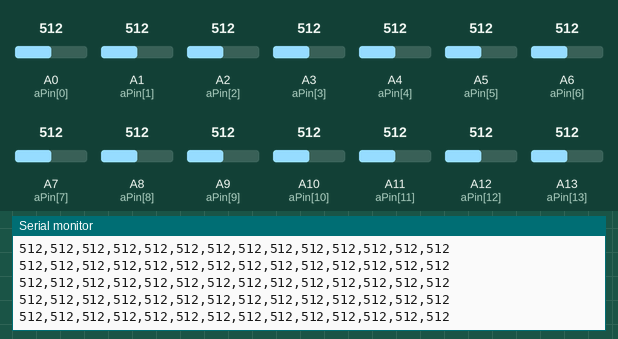
Recording of a sketch running on a simulated Arduino Mega 2560, built with avr-gcc and run on an emulated ATmega2560. On the bench: the last lines printed to the serial monitor. Inputs (shaded band) come from the test bench; at power-on: A0 (aPin[0]) = 512, A1 (aPin[1]) = 512, A2 (aPin[2]) = 512, A3 (aPin[3]) = 512, A4 (aPin[4]) = 512, A5 (aPin[5]) = 512, A6 (aPin[6]) = 512, A7 (aPin[7]) = 512, A8 (aPin[8]) = 512, A9 (aPin[9]) = 512, A10 (aPin[10]) = 512, A11 (aPin[11]) = 512, A12 (aPin[12]) = 512, A13 (aPin[13]) = 512.

Above: at 1.2 s.
1.3 s: A0 (aPin[0]) set to 104
At 1.43 s:
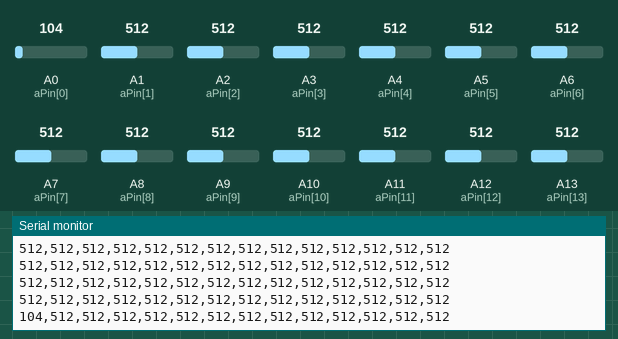
4.3 s: A0 (aPin[0]) set to 92
At 4.33 s:
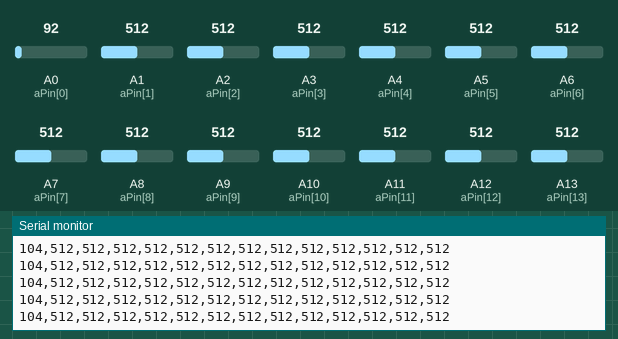
7.3 s: A1 (aPin[1]) set to 109
At 7.31 s:
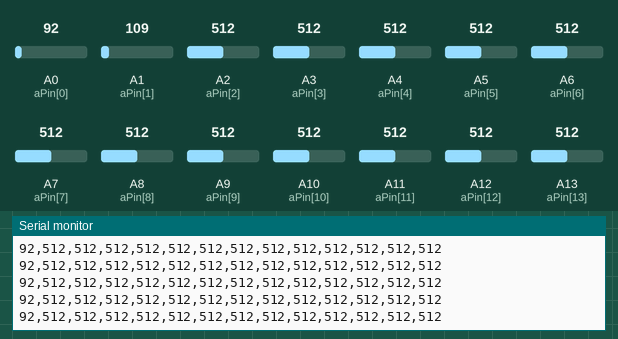
8.8 s: A1 (aPin[1]) set to 90
At 8.82 s:
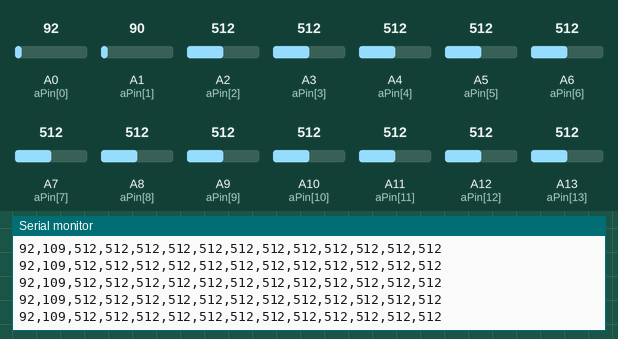
11.8 s: A2 (aPin[2]) set to 109
At 11.8 s:
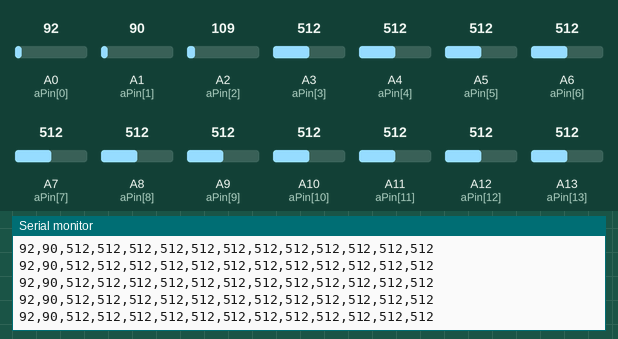
14.8 s: A2 (aPin[2]) set to 94
At 14.83 s:
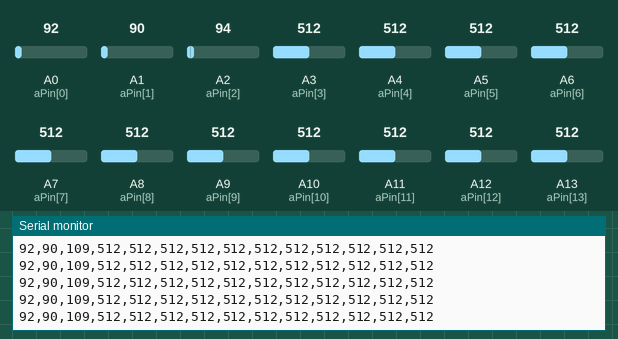
Timing chart, 0 to 17.3 s (numbered marks = the images above; inputs shaded):
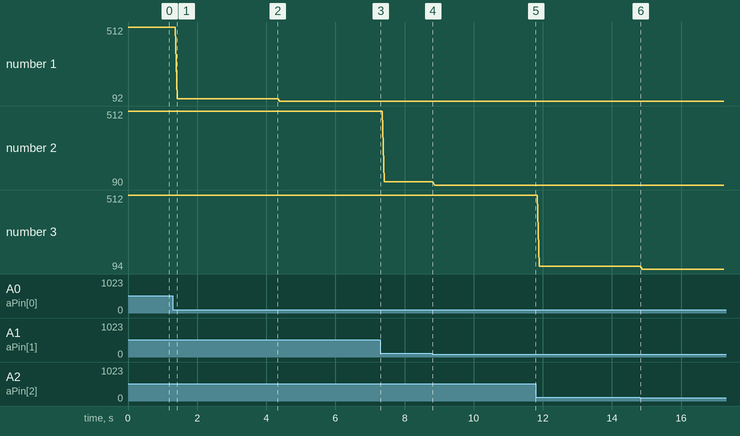

The sketch:

Velostat_Pad.ino
```cpp
#define N 14
int aPin[N] = {A0,A1,A2,A3,A4,A5,A6,A7,A8,A9,A10,A11,A12,A13};

void setup(){
  for(int i=0;i<N;i++){
    pinMode(aPin[i],INPUT);
  }
  Serial.begin(9600);
}

void loop(){
  for(int i=0;i<N;i++){
    Serial.print(analogRead(aPin[i]));
    if(i<N-1)Serial.print(",");
  }
  Serial.println("");
  //delay(50);
}
```

Measured:
- after the input at 1.3 s, the serial monitor: prints a new line after 0.12 s (image 1)
- plotted number 1: 512 → 104 after the input at 1.3 s, 104 → 92 after the input at 4.3 s
- plotted number 2: 512 → 109 after the input at 7.3 s, 109 → 90 after the input at 8.8 s
- plotted number 3: 109 → 94 after the input at 14.8 s
